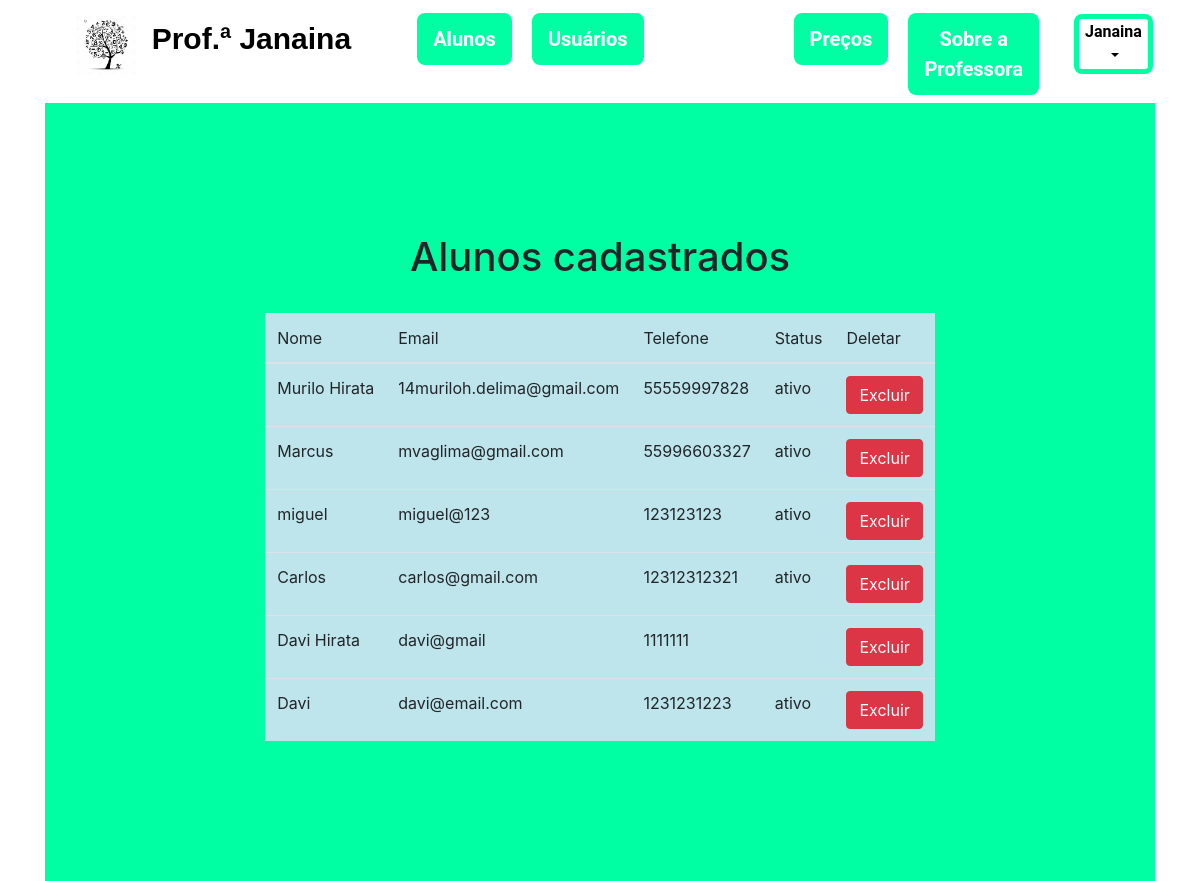
The app's page /AgendaPHP/view/mostrarAlunos.php (signed in) with its own data.
### tables this page shows
CREATE TABLE `usuario` (
  `id_usuario` int(11) NOT NULL,
  `nome` varchar(255) NOT NULL,
  `email` varchar(255) NOT NULL,
  `telefone` varchar(11) NOT NULL,
  `tipo` enum('desenvolvedor','professor','aluno') DEFAULT 'aluno',
  `senha` varchar(255) NOT NULL,
  `status` varchar(11) NOT NULL DEFAULT 'ativo'
);

### AgendaPHP/model/conexaoDB.php (called while the page is built, shortened)
<?php
    function connect(){
        $servidor='db';
        $nomeUsuario='php_docker';
        $senhaUsuario='password';
        $base='agenda';
        $conexao=mysqli_connect($servidor, $nomeUsuario, $senhaUsuario, $base) or die(mysqli_connect_error());
        return $conexao;
    }
    function query($sql) {
        global $conexao;
        mysqli_query($conexao, "SET CHARACTER SET utf8");
        $query = mysqli_query($conexao, $sql) or die(mysqli_error($conexao));
        return $query;
    }
?>

### AgendaPHP/model/crudUsuario.php (called while the page is built, shortened)
<?php
    include 'conexaoDB.php';
    function mostrarUsuarios(){
        $consulta = query("SELECT * FROM usuario");
        $resultados = [];
        if(mysqli_num_rows($consulta) > 0){
            while($resultadoSeparado = mysqli_fetch_assoc($consulta)){
                $resultados[] = $resultadoSeparado;
            }
        }
        return $resultados;
    }
?>

### AgendaPHP/view/mostrarAlunos.php (the view, shortened to what this page needs)
<?php
    include '../model/crudUsuario.php';
?>
<!DOCTYPE html>
<html lang="pt-br">
<head>
    <link rel="stylesheet" href="../css/reset.css">
    <link rel="stylesheet" href="../css/geral.css">
    <link rel="stylesheet" href="https://cdn.jsdelivr.net/npm/bootstrap@4.0.0/dist/css/bootstrap.min.css"
>
    <link href="https://fonts.cdnfonts.com/css/love-light" rel="stylesheet">
</head>
<body>
    <?php
        if(isset($_SESSION['email'])){
            $nomeCompleto = $_SESSION['nome'];
            $partesNome = explode(' ', $nomeCompleto);
            $primeiroNome = $partesNome[0];
        }
    ?>
    <div class="container">
        <nav class="navbar navbar-expand-lg">
            <div class="container-fluid">
                <ul class="navbar-nav me-auto mb-2 mb-lg-0">
                    <a href="paginaPrincipal.php" class="navbar-brand">
                        <img src="../images/logo.jpg" alt="logo do site" width="60">
                        <p class="logo_site">Prof.ª Janaina</p>
                    </a>
                    <li class="nav-item">
                        <button type="button" class="btn-mint"><a class="nav-link active" aria-current="page"
                                href="#">Alunos</a></button>
                    </li>
                    <li class="nav-item">
                        <button type="button" class="btn-mint"><a class="nav-link"
                                href="mostrarUsuarios.php">Usuários</a></button>
                    </li>
                    <li class="nav-item espacado">
                        <button type="button" class="btn-mint"><a class="nav-link"
                                href="../view/precos.php">Preços</a></button>
                    </li>
                    <li class="nav-item">
                        <button type="button" class="btn-mint"><a class="nav-link" href="../view/sobre.php">Sobre a
                                Professora</a></button>
                    </li>
                </ul>
            </div>
            <div class="dropdown">
                <button class="user-btn dropdown-toggle" type="button" id="dropdownMenuButton" data-toggle="dropdown"
                    aria-haspopup="true" aria-expanded="false">
                    <?php echo $primeiroNome; ?>
                </button>
            </div>
        </nav>
        <div class="meuContainer">
            <h1>Alunos cadastrados</h1>
            <div class="table-responsive-lg">
                <table class='table table-info'>
                    <thead>
                        <tr>
                            <th scope='col'>Nome</th>
                            <th scope='col'>Email</th>
                            <th scope='col'>Telefone</th>
                            <th scope="col">Status</th>
                            <th scope='col'>Deletar</th>
                        </tr>
                    </thead>
                    <?php
                    $resultados = mostrarUsuarios();
                    foreach($resultados as $resultado){
                        if($resultado['tipo'] == 'aluno'){?>
                    <tr>
                        <td><?php echo $resultado['nome'] ?>
                        <td><?php echo $resultado['email'] ?>
                        <td><?php echo $resultado['telefone'] ?>
                        <td><?php echo $resultado['status'] ?>
                        <td>
                            <button type="button" class="btn btn-danger"
                                onclick="confirmarExclusao(<?=$resultado['id_usuario']?>)">Excluir</button>
                        </td>
                        <?php
                    }}?>
                </table>
            </div>
        </div>
    </div>
</body>
</html>

### AgendaPHP/css/geral.css (style rules this page uses)
.logo_site { color: #000; font-family: 'Love Light', sans-serif; font-weight: bold; font-size: 30px; margin-top: 3px; margin-right: 50px; display: inline-block; vertical-align: middle; margin-left: 10px; }
.btn-mint { margin-top: 5px; font-weight: bold; font-family: Roboto, sans-serif; font-size: 20px; margin-right: 20px; border: 2px solid #00FFA3; border-radius: 8px; background-color: #00FFA3; }
.navbar-nav a { color: #ffffff; text-decoration: none; }
.user-btn { margin-top: -15px; font-weight: bold; font-family: Roboto, sans-serif; margin-right: 20px; border: 5px solid #00FFA3; border-radius: 8px; background-color: #fff; }
.espacado { margin-left: 130px; }
.meuContainer { background-color: #00FFA3; display: flex; flex-direction: column; justify-content: center; align-items: center; padding-top: 130px; padding-bottom: 100px; box-sizing: border-box; }

### records on screen
usuario: nome "Murilo Hirata", email "14muriloh.delima@gmail.com", telefone "55559997828", status "ativo"
usuario: nome "Marcus", email "mvaglima@gmail.com", telefone "55996603327", status "ativo"
usuario: nome "miguel", email "miguel@123", telefone "123123123", status "ativo"
usuario: nome "Carlos", email "carlos@gmail.com", telefone "12312312321", status "ativo"
usuario: nome "Davi Hirata", email "davi@gmail", telefone "1111111"
usuario: nome "Davi", email "davi@email.com", telefone "1231231223", status "ativo"

### other values on screen
$primeiroNome "Janaina"
